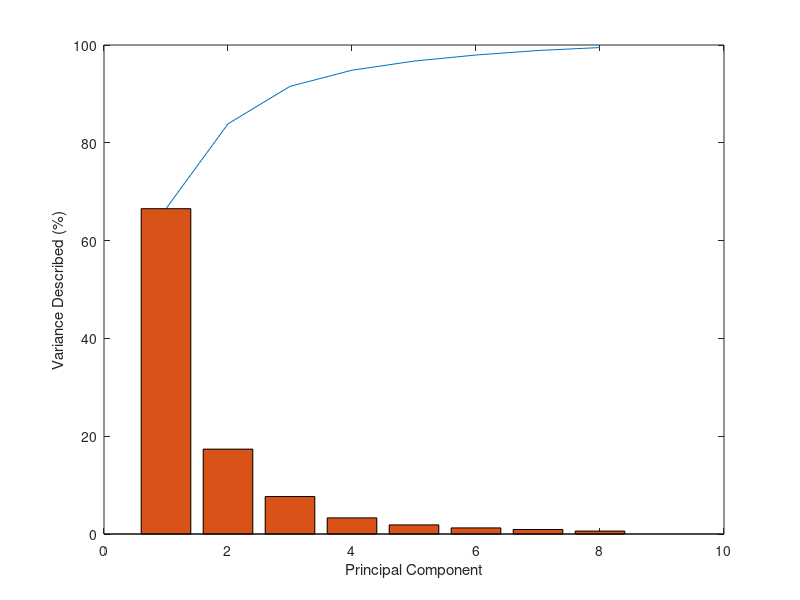

Here is the MATLAB script that generated this plot:
clear all;

load data/btc_eigenvalues.dat;

data = btc_eigenvalues;

dim_data = size(data, 1);

% Swap to get the order correct.
data_swap = ones(dim_data, 1);


for i = 1 : dim_data
    data_swap(i) = data(dim_data - i + 1);
end

% Here we put the amount that each principal component counts towards the
% total variance of the data.
variance_percent = ones(dim_data, 1);

SUM = 0;
for i = 1 : dim_data
    SUM = SUM + data_swap(i);
end

for i = 1 : dim_data
    variance_percent(i) = 100 * (data_swap(i) / SUM); 
end

cumulative_variance_percent = ones(dim_data, 1);
cumulative_variance_percent(1) = variance_percent(1);

for i = 2 : dim_data
    cumulative_variance_percent(i) = variance_percent(i) + cumulative_variance_percent(i-1);
end

save data/btc_variance_cum_frequency.dat cumulative_variance_percent -ascii;

% Next, we draw the scree plot.

y1 = ones(8, 1);

for i = 1 : 8
    y1(i) = variance_percent(i);
end

y2 = ones(8, 1);

for i = 1 : 8
    y2(i) = cumulative_variance_percent(i);
end

x = 1 : 1 : 8;
figure;
plot(x, y2);
xlabel('Principal Component');
ylabel('Variance Described (%)');

hold on;
bar(y1);

print figures/scree_plot_btc.scree.eps -depsc;
